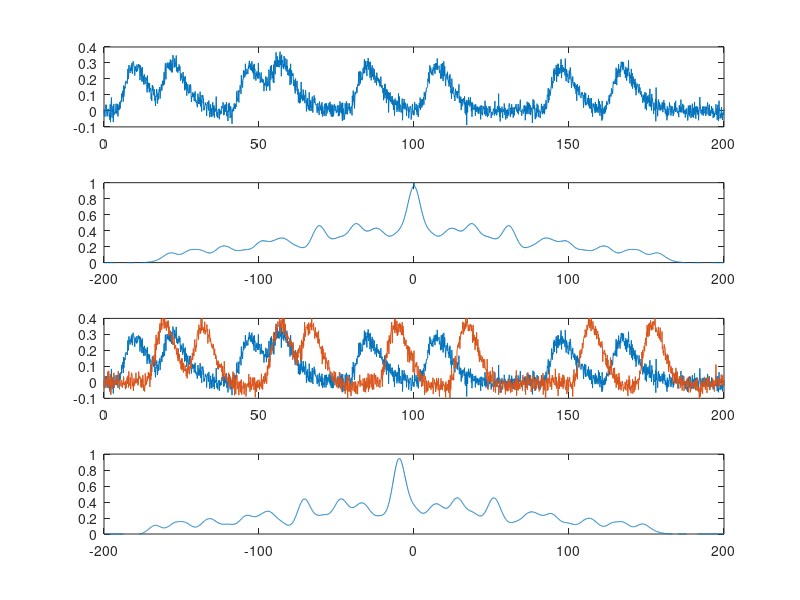

Source code (MATLAB):
clear all; close all; clc;              % Clear all workspaces

% Create the hrf
n=4; lamda=2; n2=7; lamda2=2; a=.3;
t=0:.1:200;
hrf=(t.^(n-1)).*exp(-t/lamda)/((lamda^n)*factorial(n-1));
h2=(t.^(n2-1)).*exp(-t/lamda2)/((lamda2^n2)*factorial(n2-1));
hrf2=(hrf-a*h2)/(sum(hrf-a*h2)*.1);

% Create the boxcar
n=zeros(1,2001);
n(26:50)=ones(1,25); n(151:175)=ones(1,25); n(401:425)=ones(1,25); 
n(501:525)=ones(1,25); n(776:800)=ones(1,25); n(1001:1025)=ones(1,25); 
n(1401:1425)=ones(1,25); n(1601:1625)=ones(1,25); 
n2=[zeros(1,100),n(1:1901)];

% Convolve hrf & boxcar, then add noise
B=conv(hrf,n)/10; B2=conv(hrf2,n2)/10;
B=B(1:2001)+.03*randn(1,2001); B2=B2(1:2001)+.03*randn(1,2001);
subplot(4,1,1); plot(t,B); axis([0 200 -.1 .4]);

% Compute autocorrelation function & plot
[R_B,lags]=xcorr(B,'coeff');
subplot(4,1,2); plot(lags/10,R_B); axis([-200 200 0 1]);

% Plot both BOLD responses
subplot(4,1,3); plot(t,B,t,B2); axis([0 200 -.1 .4]);

%Compute cross-correlation function & plot
[R12,lags]=xcorr(B,B2,'coeff');
subplot(4,1,4); plot(lags/10,R12); axis([-200 200 0 1]);


